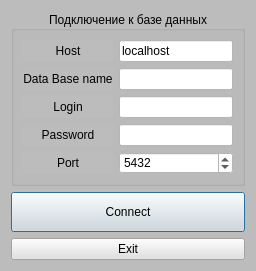
<?xml version="1.0" encoding="UTF-8"?>
<ui version="4.0">
 <class>Dialog</class>
 <widget class="QDialog" name="Dialog">
  <property name="geometry">
   <rect>
    <x>0</x>
    <y>0</y>
    <width>256</width>
    <height>271</height>
   </rect>
  </property>
  <property name="windowTitle">
   <string>DB connection</string>
  </property>
  <property name="styleSheet">
   <string notr="true">background-color: rgb(188, 188, 188);</string>
  </property>
  <layout class="QVBoxLayout" name="verticalLayout">
   <item>
    <widget class="QGroupBox" name="groupBox">
     <property name="title">
      <string>Подключение к базе данных</string>
     </property>
     <property name="alignment">
      <set>Qt::AlignCenter</set>
     </property>
     <layout class="QGridLayout" name="gridLayout_2">
      <item row="3" column="1">
       <widget class="QLabel" name="lb_Login">
        <property name="styleSheet">
         <string notr="true">color: rgb(0, 0, 0);</string>
        </property>
        <property name="text">
         <string>Login</string>
        </property>
        <property name="alignment">
         <set>Qt::AlignCenter</set>
        </property>
       </widget>
      </item>
      <item row="1" column="1">
       <widget class="QLabel" name="lb_Host">
        <property name="styleSheet">
         <string notr="true">color: rgb(0, 0, 0);</string>
        </property>
        <property name="text">
         <string>Host</string>
        </property>
        <property name="alignment">
         <set>Qt::AlignCenter</set>
        </property>
       </widget>
      </item>
      <item row="4" column="1">
       <widget class="QLabel" name="lb_Password">
        <property name="styleSheet">
         <string notr="true">color: rgb(0, 0, 0);</string>
        </property>
        <property name="text">
         <string>Password</string>
        </property>
        <property name="alignment">
         <set>Qt::AlignCenter</set>
        </property>
       </widget>
      </item>
      <item row="2" column="1">
       <widget class="QLabel" name="lb_DBName">
        <property name="styleSheet">
         <string notr="true">color: rgb(0, 0, 0);</string>
        </property>
        <property name="text">
         <string>Data Base name</string>
        </property>
        <property name="alignment">
         <set>Qt::AlignCenter</set>
        </property>
       </widget>
      </item>
      <item row="5" column="1">
       <widget class="QLabel" name="lb_Port">
        <property name="styleSheet">
         <string notr="true">color: rgb(0, 0, 0);</string>
        </property>
        <property name="text">
         <string>Port</string>
        </property>
        <property name="alignment">
         <set>Qt::AlignCenter</set>
        </property>
       </widget>
      </item>
      <item row="1" column="2">
       <widget class="QLineEdit" name="le_HostName">
        <property name="styleSheet">
         <string notr="true">background-color: rgb(255, 255, 255);</string>
        </property>
        <property name="text">
         <string>localhost</string>
        </property>
       </widget>
      </item>
      <item row="2" column="2">
       <widget class="QLineEdit" name="le_DBName">
        <property name="styleSheet">
         <string notr="true">background-color: rgb(255, 255, 255);</string>
        </property>
       </widget>
      </item>
      <item row="3" column="2">
       <widget class="QLineEdit" name="le_Login">
        <property name="styleSheet">
         <string notr="true">background-color: rgb(255, 255, 255);</string>
        </property>
       </widget>
      </item>
      <item row="4" column="2">
       <widget class="QLineEdit" name="le_Password">
        <property name="styleSheet">
         <string notr="true">background-color: rgb(255, 255, 255);</string>
        </property>
        <property name="echoMode">
         <enum>QLineEdit::Password</enum>
        </property>
       </widget>
      </item>
      <item row="5" column="2">
       <widget class="QSpinBox" name="sb_Port">
        <property name="styleSheet">
         <string notr="true">background-color: rgb(255, 255, 255);</string>
        </property>
        <property name="maximum">
         <number>9999</number>
        </property>
        <property name="value">
         <number>5432</number>
        </property>
       </widget>
      </item>
     </layout>
    </widget>
   </item>
   <item>
    <widget class="QPushButton" name="pb_Connect">
     <property name="sizePolicy">
      <sizepolicy hsizetype="Minimum" vsizetype="Fixed">
       <horstretch>0</horstretch>
       <verstretch>0</verstretch>
      </sizepolicy>
     </property>
     <property name="minimumSize">
      <size>
       <width>0</width>
       <height>30</height>
      </size>
     </property>
     <property name="maximumSize">
      <size>
       <width>16777215</width>
       <height>50</height>
      </size>
     </property>
     <property name="styleSheet">
      <string notr="true">background-color: rgb(225, 225, 225);
color: rgb(0, 0, 0);</string>
     </property>
     <property name="text">
      <string>Connect</string>
     </property>
    </widget>
   </item>
   <item>
    <widget class="QPushButton" name="pb_Exit">
     <property name="styleSheet">
      <string notr="true">background-color: rgb(225, 225, 225);
color: rgb(0, 0, 0);</string>
     </property>
     <property name="text">
      <string>Exit</string>
     </property>
    </widget>
   </item>
  </layout>
 </widget>
 <resources/>
 <connections>
  <connection>
   <sender>pb_Exit</sender>
   <signal>clicked()</signal>
   <receiver>Dialog</receiver>
   <slot>close()</slot>
   <hints>
    <hint type="sourcelabel">
     <x>127</x>
     <y>249</y>
    </hint>
    <hint type="destinationlabel">
     <x>127</x>
     <y>135</y>
    </hint>
   </hints>
  </connection>
 </connections>
</ui>
